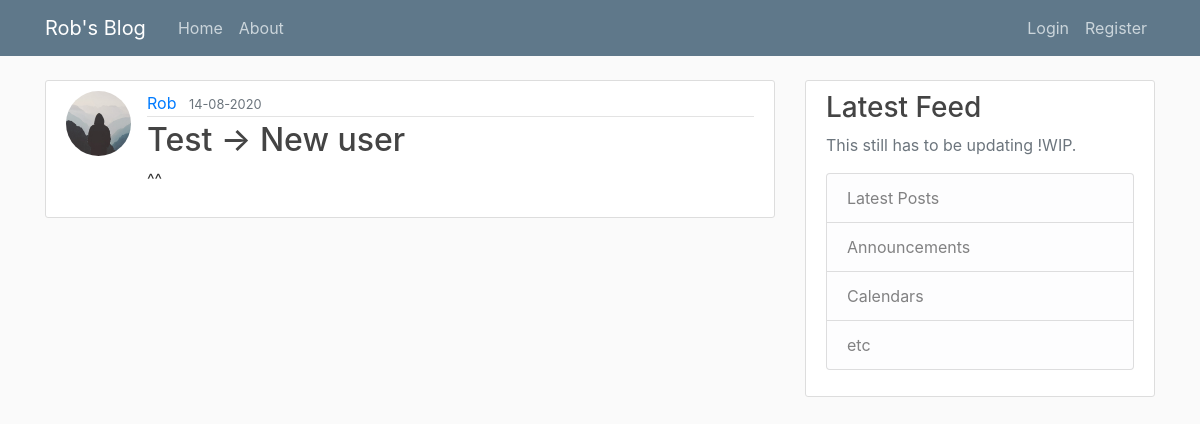
The page /post/3 on the database as committed earlier.
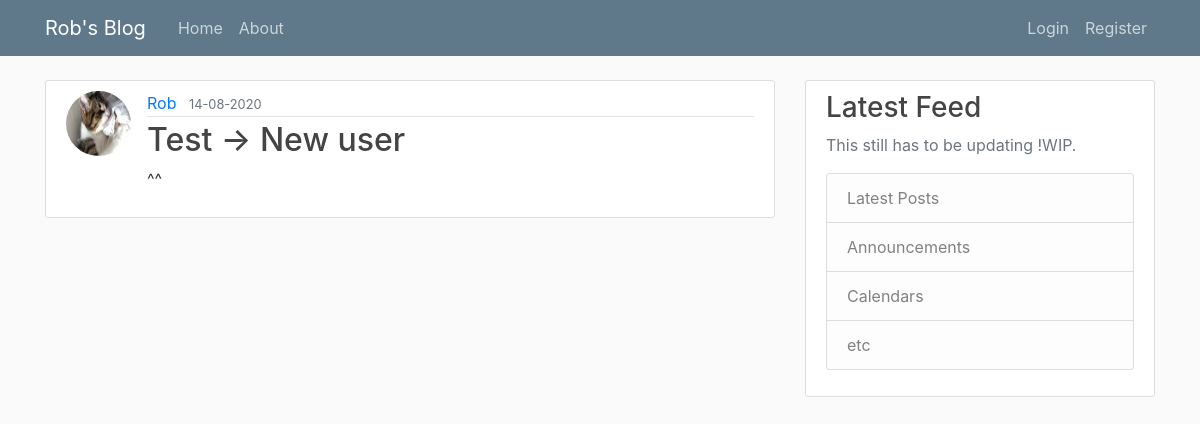
The same page on the database as committed later.
### flaskblog/models.py (models this page shows, shortened)
class User(db.Model, UserMixin):
    id = db.Column(db.Integer, primary_key=True)
    username = db.Column(db.String(20), unique=True, nullable=False)
    email = db.Column(db.String(120), unique=True, nullable=False)
    image_file = db.Column(db.String(20), nullable=False, default='default.jpg')
    password = db.Column(db.String(60), nullable=False)
    posts = db.relationship('Post', backref='author', lazy=True)

### flaskblog/posts/routes.py (the view)
@posts.route('/post/<int:post_id>')
def post(post_id):
    post = Post.query.get_or_404(post_id)
    return render_template('post.html', title=post.title, post=post)

### flaskblog/templates/post.html (shortened to what this page needs)
{% extends "layout.html" %}
{% block content %}
  <article class="media content-section">
    <img class="rounded-circle article-img" src="{{ url_for('static', filename='profile_pics/' + post.author.image_file) }}">
    <div class="media-body">
      <div class="article-metadata">
        <a class="mr-2" href="{{ url_for('users.user_posts', username=post.author.username) }}">{{ post.author.username }}</a>
        <small class="text-muted">{{ post.date_posted.strftime('%d-%m-%Y') }}</small>
      </div>
      <h2 class="article-title">{{ post.title }}</h2>
      <p class="article-content">{{ post.content }}</p>
    </div>
  </article>
{% endblock content %}

Rows that differ between the two databases and show on the page:
changed User "Rob": image_file: picture added in place of a placeholder
